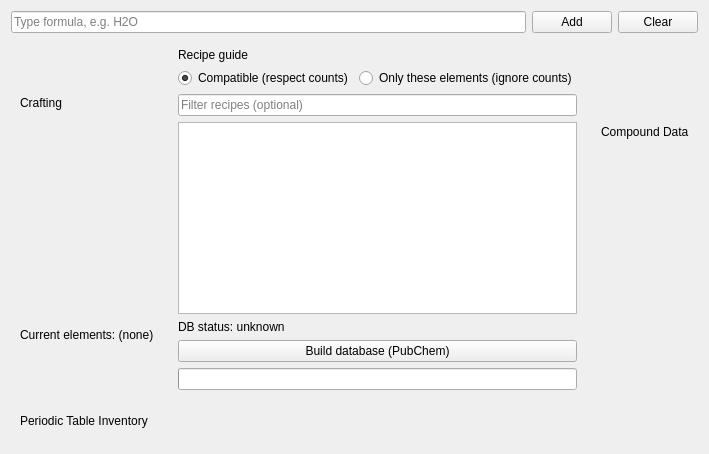
<?xml version="1.0" encoding="UTF-8"?>
<ui version="4.0">
 <class>CompoundBuilderTab</class>
 <widget class="QWidget" name="CompoundBuilderTab">
  <layout class="QVBoxLayout" name="rootLayout">
   <item>
    <layout class="QHBoxLayout" name="formulaLayout">
     <item>
      <widget class="QLineEdit" name="formulaLineEdit">
       <property name="placeholderText">
        <string>Type formula, e.g. H2O</string>
       </property>
      </widget>
     </item>
     <item>
      <widget class="QPushButton" name="addFormulaButton">
       <property name="text">
        <string>Add</string>
       </property>
      </widget>
     </item>
     <item>
      <widget class="QPushButton" name="clearButton">
       <property name="text">
        <string>Clear</string>
       </property>
      </widget>
     </item>
    </layout>
   </item>
   <item>
    <layout class="QHBoxLayout" name="upperLayout">
     <item>
      <widget class="QWidget" name="craftingSection">
       <layout class="QVBoxLayout" name="craftingSectionLayout">
        <item>
         <widget class="QLabel" name="craftingHeaderLabel">
          <property name="text">
           <string>Crafting</string>
          </property>
         </widget>
        </item>
        <item>
         <widget class="QWidget" name="craftingPlaceholder"/>
        </item>
        <item>
         <widget class="QLabel" name="currentElementsLabel">
          <property name="text">
           <string>Current elements: (none)</string>
          </property>
         </widget>
        </item>
       </layout>
      </widget>
     </item>
     <item>
      <widget class="QWidget" name="recipeSection">
       <layout class="QVBoxLayout" name="recipeSectionLayout">
        <item>
         <widget class="QLabel" name="recipeHeaderLabel">
          <property name="text">
           <string>Recipe guide</string>
          </property>
         </widget>
        </item>
        <item>
         <layout class="QHBoxLayout" name="recipeModeLayout">
          <item>
           <widget class="QRadioButton" name="compatibleRadio">
            <property name="text">
             <string>Compatible (respect counts)</string>
            </property>
            <property name="checked">
             <bool>true</bool>
            </property>
           </widget>
          </item>
          <item>
           <widget class="QRadioButton" name="onlyElementsRadio">
            <property name="text">
             <string>Only these elements (ignore counts)</string>
            </property>
           </widget>
          </item>
         </layout>
        </item>
        <item>
         <widget class="QLineEdit" name="recipeSearchLineEdit">
          <property name="placeholderText">
           <string>Filter recipes (optional)</string>
          </property>
         </widget>
        </item>
        <item>
         <widget class="QListWidget" name="recipeListWidget"/>
        </item>
        <item>
         <widget class="QLabel" name="dbStatusLabel">
          <property name="text">
           <string>DB status: unknown</string>
          </property>
         </widget>
        </item>
        <item>
         <widget class="QPushButton" name="buildDbButton">
          <property name="text">
           <string>Build database (PubChem)</string>
          </property>
         </widget>
        </item>
        <item>
         <widget class="QProgressBar" name="buildProgressBar">
          <property name="value">
           <number>0</number>
          </property>
          <property name="textVisible">
           <bool>false</bool>
          </property>
         </widget>
        </item>
       </layout>
      </widget>
     </item>
     <item>
      <widget class="QWidget" name="dataSection">
       <layout class="QVBoxLayout" name="dataSectionLayout">
        <item>
         <widget class="QLabel" name="dataHeaderLabel">
          <property name="text">
           <string>Compound Data</string>
          </property>
         </widget>
        </item>
        <item>
         <widget class="QWidget" name="dataPlaceholder"/>
        </item>
       </layout>
      </widget>
     </item>
    </layout>
   </item>
   <item>
    <widget class="QWidget" name="inventorySection">
     <layout class="QVBoxLayout" name="inventorySectionLayout">
      <item>
       <widget class="QLabel" name="inventoryHeaderLabel">
        <property name="text">
         <string>Periodic Table Inventory</string>
        </property>
       </widget>
      </item>
      <item>
       <widget class="QWidget" name="inventoryPlaceholder"/>
      </item>
     </layout>
    </widget>
   </item>
  </layout>
 </widget>
 <resources/>
 <connections/>
</ui>
